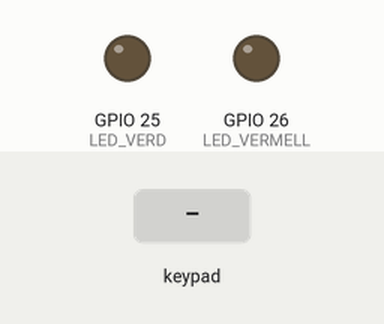
Bench run of a sketch on a simulated ESP32. Shown: output pins drawn as LEDs (lit = HIGH). The inputs (shaded band) are chosen by the test bench. What the sketch prints to the serial monitor is not drawn.

Above: at 1.2 s.
1.3 s: key '#' pressed
At 2.1 s:
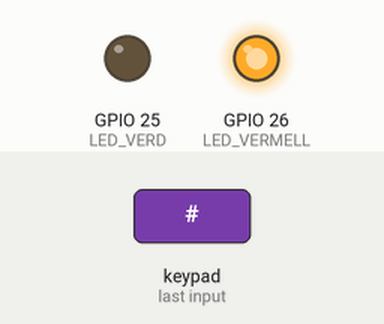
3.8 s: keypad keys 1 2 3 4 # pressed 0.4 s apart
At 6.8 s:
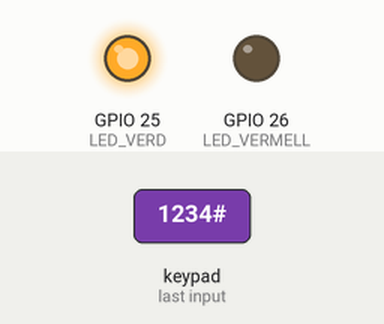
Timing chart, 0 to 9.9 s (numbered marks = the images above; inputs shaded):
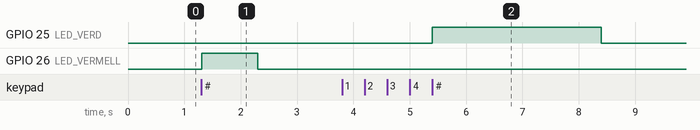

The sketch:

A08_Programaci__ESP32._KeyPad.ino
```cpp
#include <Keypad.h>  // Llibreria que gestiona l'escombrat de la matriu del KeyPad

// --- Configuració del KeyPad 4x4 ---
const byte ROWS = 4;
const byte COLS = 4;

// Caràcter associat a cada tecla segons la seva posició (fila, columna)
char keys[ROWS][COLS] = {
  {'1', '2', '3', 'A'},
  {'4', '5', '6', 'B'},
  {'7', '8', '9', 'C'},
  {'*', '0', '#', 'D'}
};

// Pins de l'ESP32 connectats a les files (R1-R4) i columnes (C1-C4)
byte rowPins[ROWS] = {19, 18, 5, 17};
byte colPins[COLS] = {16, 4, 2, 15};

// Objecte Keypad: relaciona el mapa de tecles amb els pins
Keypad keypad = Keypad(makeKeymap(keys), rowPins, colPins, ROWS, COLS);

// --- LEDs d'estat ---
const int LED_VERD = 25;     // Accés concedit
const int LED_VERMELL = 26;  // Accés denegat

// --- Contrasenya i control d'intents ---
const String PASSWORD = "1234";               // Contrasenya correcta
const int MAX_LONGITUD = 8;                   // Màxim de tecles que s'accepten
const int MAX_INTENTS = 3;                    // Intents abans de bloquejar
const unsigned long TEMPS_BLOQUEIG = 10000;   // Durada del bloqueig (10 s)

String entrada = "";  // Tecles acumulades per l'usuari
int intents = 0;      // Comptador d'intents fallits

void setup() {
  Serial.begin(115200);  // Inicia el monitor sèrie
  pinMode(LED_VERD, OUTPUT);
  pinMode(LED_VERMELL, OUTPUT);
  digitalWrite(LED_VERD, LOW);     // Els LED comencen apagats
  digitalWrite(LED_VERMELL, LOW);

  Serial.println("=== Control d'accés amb KeyPad ===");
  Serial.println("Introdueix la contrasenya i prem # per confirmar.");
  Serial.println("Prem * per esborrar.");
}

void loop() {
  char tecla = keypad.getKey();    // Retorna la tecla premuda o NO_KEY
  if (tecla == NO_KEY) return;     // Si no hi ha tecla, no fa res

  if (tecla == '*') {
    // '*' esborra l'entrada actual
    entrada = "";
    Serial.println("\nEntrada esborrada.");
  }
  else if (tecla == '#') {
    // '#' confirma i valida la contrasenya
    validarContrasenya();
  }
  else if (entrada.length() < MAX_LONGITUD) {
    // Qualsevol altra tecla s'afegeix a l'entrada
    entrada += tecla;
    Serial.print('*');  // Mostra '*' per no revelar la contrasenya
  }
}

// Compara l'entrada amb la contrasenya i gestiona LED i intents
void validarContrasenya() {
  Serial.println();

  if (entrada == PASSWORD) {
    // Contrasenya correcta: LED verd 3 s i es reinicia el comptador
    Serial.println("Accés CONCEDIT");
    intents = 0;
    digitalWrite(LED_VERD, HIGH);
    delay(3000);
    digitalWrite(LED_VERD, LOW);
  } else {
    // Contrasenya incorrecta: suma un intent i encén el LED vermell 1 s
    intents++;
    Serial.print("Contrasenya INCORRECTA. Intent ");
    Serial.print(intents);
    Serial.print(" de ");
    Serial.println(MAX_INTENTS);

    digitalWrite(LED_VERMELL, HIGH);
    delay(1000);
    digitalWrite(LED_VERMELL, LOW);

    // Si s'arriba al límit d'intents, bloqueja el sistema 10 s
    if (intents >= MAX_INTENTS) {
      Serial.println("Massa intents. Sistema bloquejat 10 segons.");
      digitalWrite(LED_VERMELL, HIGH);
      delay(TEMPS_BLOQUEIG);  // Durant el delay no es llegeixen tecles
      digitalWrite(LED_VERMELL, LOW);
      intents = 0;            // Es reinicia el comptador
      Serial.println("Sistema desbloquejat.");
    }
  }
  entrada = "";  // Es neteja l'entrada per al següent intent
}
```

Measured:
- after the input at 1.3 s, GPIO 26 (LED_VERMELL): LOW → HIGH at once, → LOW 1.0 s later
- after the input at 3.8 s, GPIO 25 (LED_VERD): LOW → HIGH after 1.6 s, → LOW 3.0 s later
